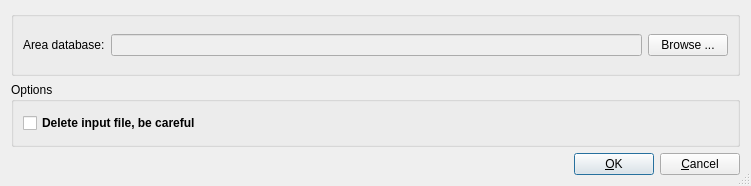
<?xml version="1.0" encoding="UTF-8"?>
<ui version="4.0">
 <class>FindAreaDialog</class>
 <widget class="QDialog" name="FindAreaDialog">
  <property name="geometry">
   <rect>
    <x>0</x>
    <y>0</y>
    <width>751</width>
    <height>186</height>
   </rect>
  </property>
  <property name="acceptDrops">
   <bool>true</bool>
  </property>
  <property name="windowTitle">
   <string>Find area options</string>
  </property>
  <property name="sizeGripEnabled">
   <bool>true</bool>
  </property>
  <layout class="QGridLayout" name="gridLayout_3">
   <item row="0" column="0">
    <widget class="QGroupBox" name="groupBox_SplitByColumns">
     <property name="title">
      <string/>
     </property>
     <layout class="QGridLayout" name="gridLayout_2">
      <item row="0" column="0">
       <widget class="QLabel" name="label_4">
        <property name="text">
         <string>Area database:</string>
        </property>
       </widget>
      </item>
      <item row="0" column="1">
       <widget class="QLineEdit" name="AreaDatabase_lineEdit">
        <property name="enabled">
         <bool>false</bool>
        </property>
        <property name="minimumSize">
         <size>
          <width>500</width>
          <height>0</height>
         </size>
        </property>
       </widget>
      </item>
      <item row="0" column="2">
       <widget class="QPushButton" name="BrowseAreaDatabase_pushButton">
        <property name="text">
         <string>Browse ...</string>
        </property>
       </widget>
      </item>
     </layout>
    </widget>
   </item>
   <item row="1" column="0">
    <widget class="QGroupBox" name="groupBox_Options">
     <property name="title">
      <string>Options</string>
     </property>
     <layout class="QGridLayout" name="gridLayout">
      <item row="0" column="0">
       <widget class="QCheckBox" name="DeleteInputFile_checkBox">
        <property name="font">
         <font>
          <weight>75</weight>
          <bold>true</bold>
         </font>
        </property>
        <property name="text">
         <string>Delete input file, be careful</string>
        </property>
       </widget>
      </item>
     </layout>
    </widget>
   </item>
   <item row="2" column="0">
    <layout class="QHBoxLayout" name="horizontalLayout_2">
     <item>
      <spacer name="horizontalSpacer">
       <property name="orientation">
        <enum>Qt::Horizontal</enum>
       </property>
       <property name="sizeHint" stdset="0">
        <size>
         <width>40</width>
         <height>20</height>
        </size>
       </property>
      </spacer>
     </item>
     <item>
      <widget class="QPushButton" name="OK_pushButton">
       <property name="text">
        <string>&amp;OK</string>
       </property>
       <property name="default">
        <bool>true</bool>
       </property>
      </widget>
     </item>
     <item>
      <widget class="QPushButton" name="Cancel_pushButton">
       <property name="text">
        <string>&amp;Cancel</string>
       </property>
      </widget>
     </item>
    </layout>
   </item>
  </layout>
 </widget>
 <tabstops>
  <tabstop>AreaDatabase_lineEdit</tabstop>
  <tabstop>DeleteInputFile_checkBox</tabstop>
  <tabstop>OK_pushButton</tabstop>
  <tabstop>Cancel_pushButton</tabstop>
 </tabstops>
 <resources/>
 <connections/>
</ui>
